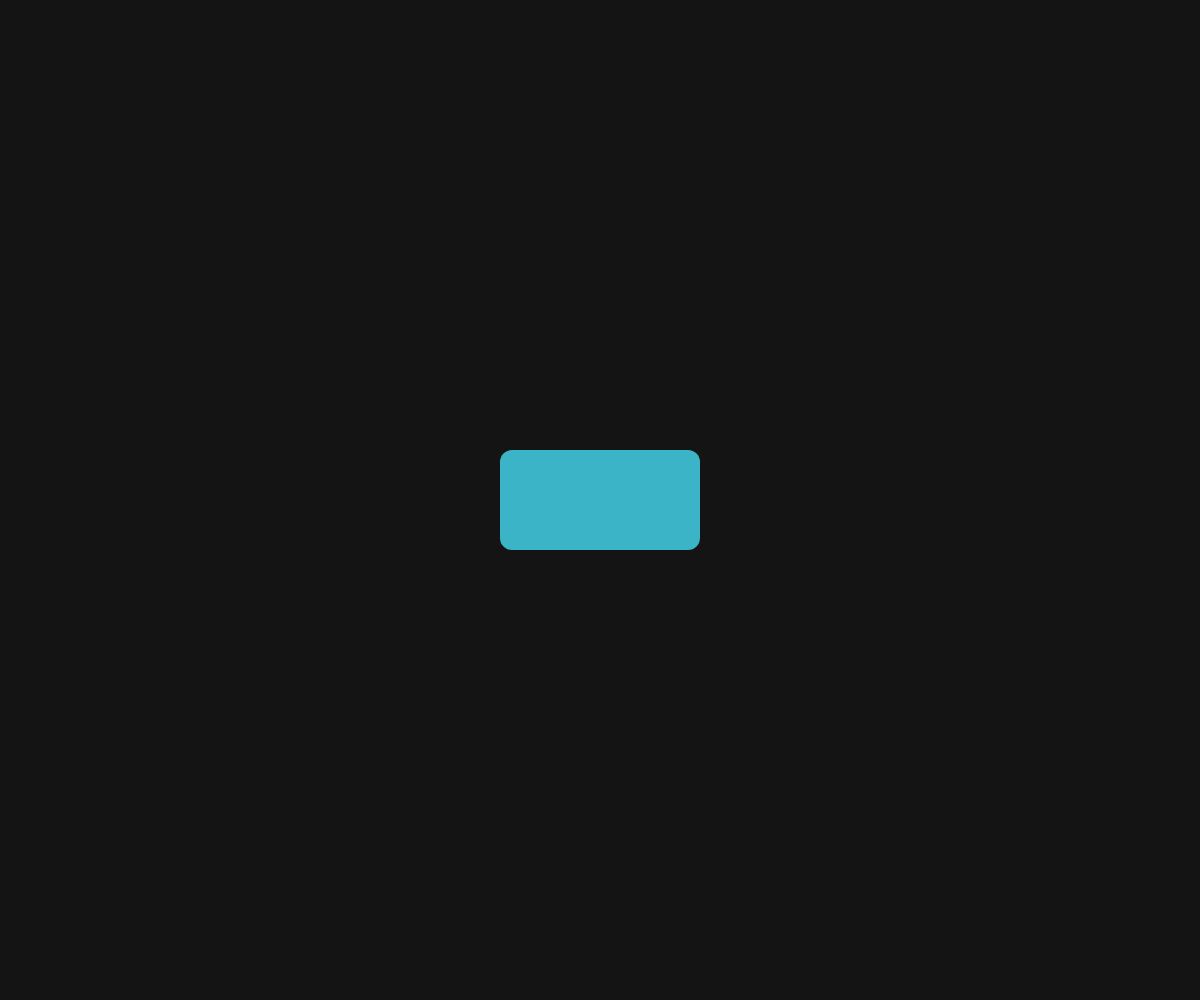
Frame 1 (no input)
Frame 60 (no input): identical to frame 1, image omitted
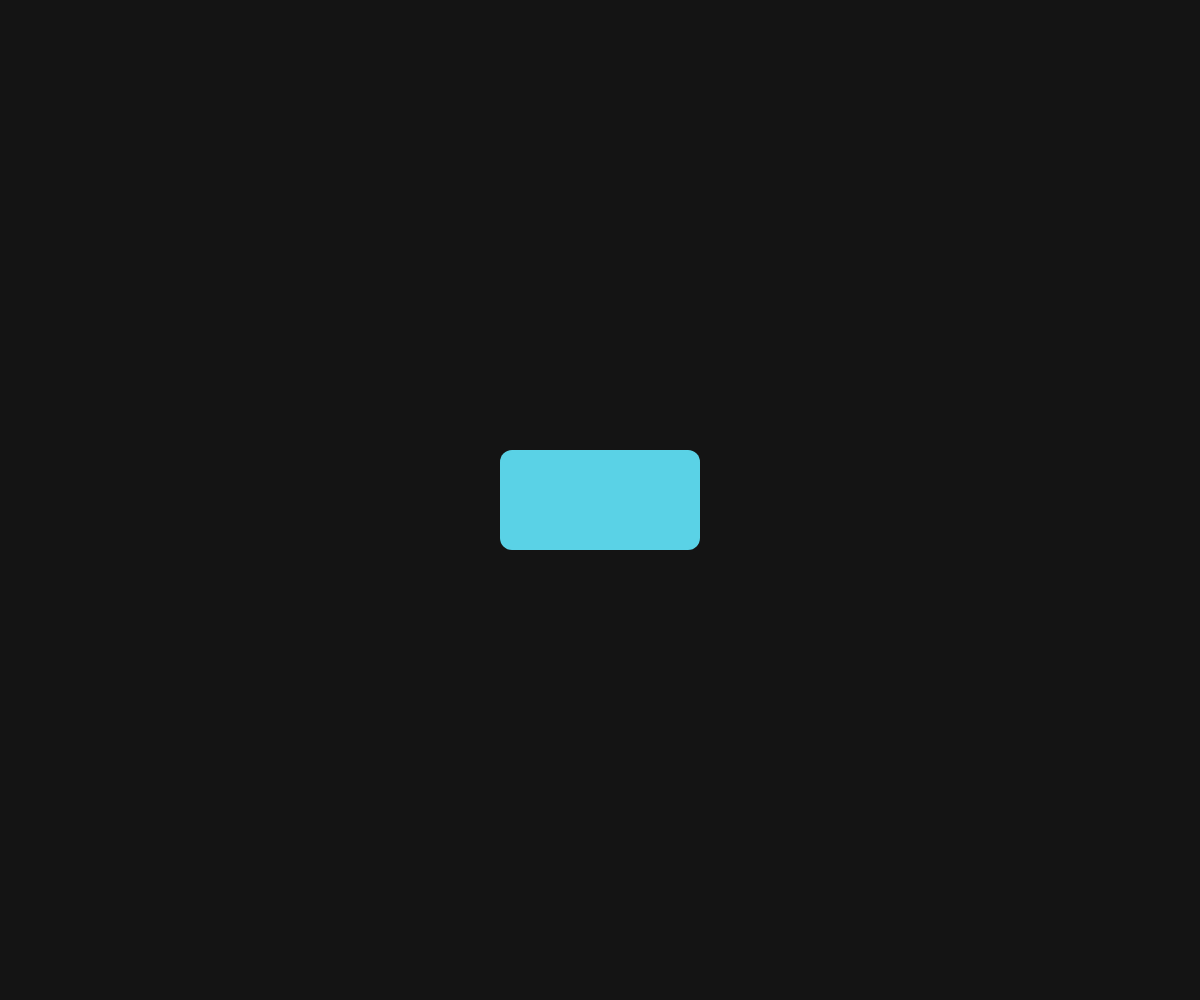
Frame 120 (the mouse pressed at the canvas centre since frame 60)

The p5.js sketch that drew these frames (run headless with seeded random() and noise() and a simulated clock; from frame 60 on, the mouse is pressed at the canvas centre):

// p5.js sketch
// ── sketch.js
let isHover = false;

function setup() {
  createCanvas(windowWidth, windowHeight);
}

function draw() {
  background(20);

  // button size
  const buttonWidth = 200;
  const buttonHeight = 100;

  // center position
  const x = width / 2 - buttonWidth / 2;
  const y = height / 2 - buttonHeight / 2;

  // hover detection
  isHover =
    mouseX > x &&
    mouseX < x + buttonWidth &&
    mouseY > y &&
    mouseY < y + buttonHeight;

  // style
  noStroke();
  if (isHover) {
    fill(90, 210, 230);
  } else {
    fill(60, 180, 200);
  }

  // draw button
  rect(x, y, buttonWidth, buttonHeight, 12);
}

function mousePressed() {
  if (isHover) {
    console.log("Button clicked!");
  }
}
